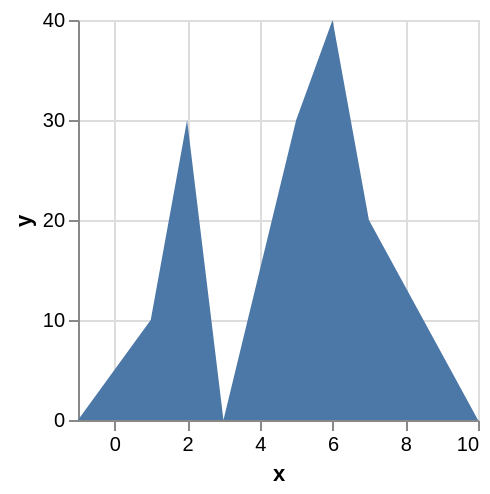

This figure's Vega-Lite source:
### Vega specification from a JSON file in a GitHub repository (floating-point values rounded to 4 significant figures)
{"$schema": "https://vega.github.io/schema/vega/v5.json", "background": "white", "padding": 5, "width": 200, "height": 200, "style": "cell", "data": [{"name": "source_0", "values": [{"x": -1, "y": null}, {"x": 1, "y": 10}, {"x": 2, "y": 30}, {"x": 3, "y": null}, {"x": 4, "y": 15}, {"x": 5, "y": 30}, {"x": 6, "y": 40}, {"x": 7, "y": 20}, {"x": 10, "y": null}]}, {"name": "data_0", "source": "source_0", "transform": [{"type": "formula", "expr": "toNumber(datum[\"x\"])", "as": "x"}, {"type": "impute", "field": "y", "groupby": [], "key": "x", "method": "value", "value": 0}, {"type": "stack", "groupby": ["x"], "field": "y", "sort": {"field": [], "order": []}, "as": ["y_start", "y_end"], "offset": "zero"}]}], "marks": [{"name": "marks", "type": "area", "style": ["area"], "sort": {"field": "datum[\"x\"]"}, "from": {"data": "data_0"}, "encode": {"update": {"orient": {"value": "vertical"}, "fill": {"value": "#4c78a8"}, "description": {"signal": "\"x: \" + (format(datum[\"x\"], \"\")) + \"; y: \" + (format(datum[\"y\"], \"\"))"}, "x": [{"test": "!isValid(datum[\"x\"]) || !isFinite(+datum[\"x\"])", "value": 0}, {"scale": "x", "field": "x"}], "y": {"scale": "y", "field": "y_end"}, "y2": {"scale": "y", "field": "y_start"}}}}], "scales": [{"name": "x", "type": "linear", "domain": {"data": "data_0", "field": "x"}, "range": [0, {"signal": "width"}], "nice": true, "zero": false}, {"name": "y", "type": "linear", "domain": {"data": "data_0", "fields": ["y_start", "y_end"]}, "range": [{"signal": "height"}, 0], "nice": true, "zero": true}], "axes": [{"scale": "x", "orient": "bottom", "gridScale": "y", "grid": true, "tickCount": {"signal": "ceil(width/40)"}, "domain": false, "labels": false, "aria": false, "maxExtent": 0, "minExtent": 0, "ticks": false, "zindex": 0}, {"scale": "y", "orient": "left", "gridScale": "x", "grid": true, "tickCount": {"signal": "ceil(height/40)"}, "domain": false, "labels": false, "aria": false, "maxExtent": 0, "minExtent": 0, "ticks": false, "zindex": 0}, {"scale": "x", "orient": "bottom", "grid": false, "title": "x", "labelFlush": true, "labelOverlap": true, "tickCount": {"signal": "ceil(width/40)"}, "zindex": 0}, {"scale": "y", "orient": "left", "grid": false, "title": "y", "labelOverlap": true, "tickCount": {"signal": "ceil(height/40)"}, "zindex": 0}]}
